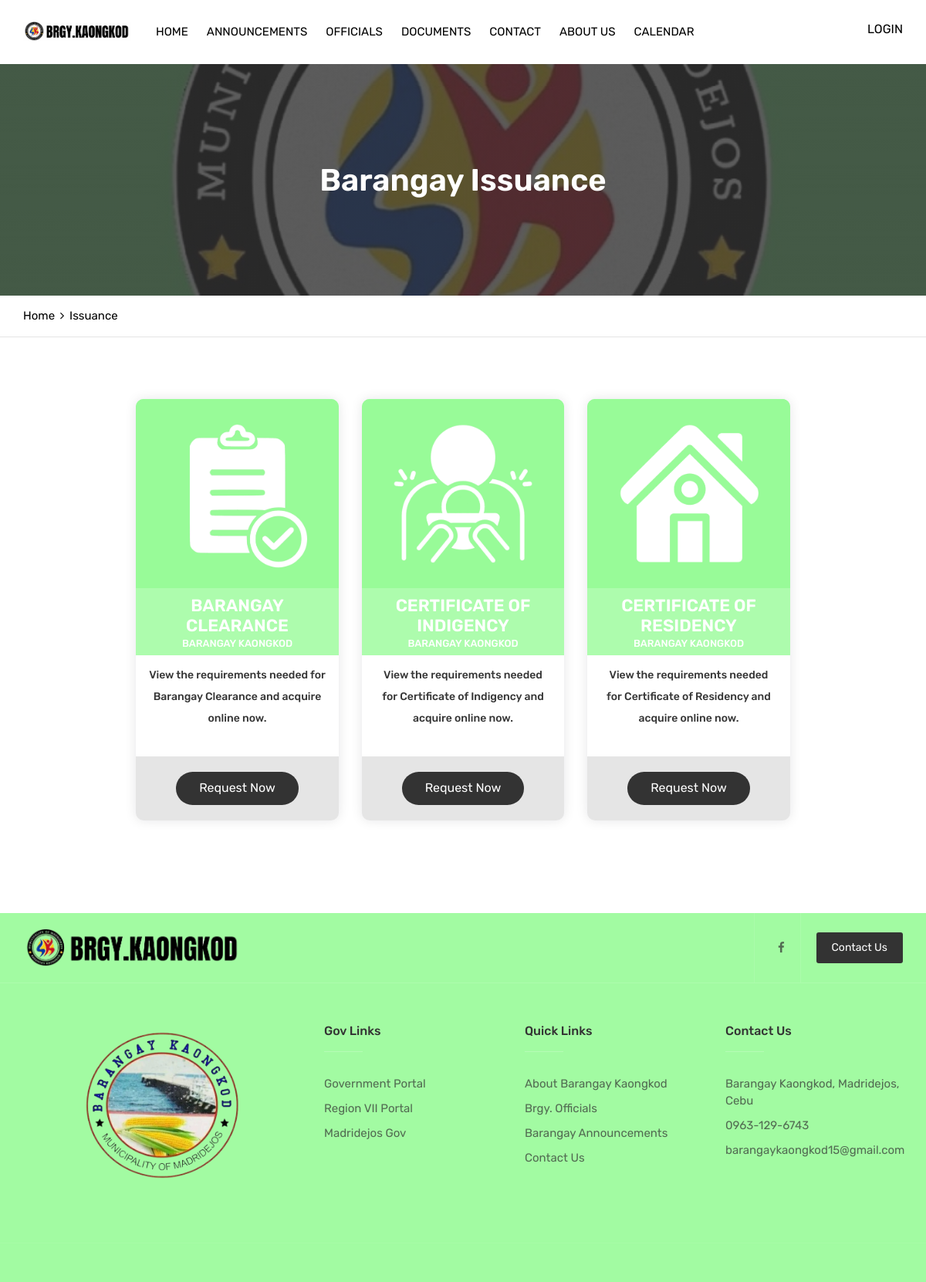
/services.php, run on the app's committed database.
### tables this page shows
CREATE TABLE `announcements` (
  `id` int(11) NOT NULL,
  `title` varchar(200) NOT NULL,
  `details` mediumtext NOT NULL,
  `image` varchar(300) NOT NULL,
  `image_unique` varchar(300) NOT NULL,
  `date` datetime NOT NULL,
  `expiration_date` date DEFAULT NULL,
  `category` int(11) NOT NULL,
  `status` int(11) NOT NULL
);

### content/head.php (called while the page is built, shortened)
<?php
	include 'global/model.php';
    $model = new Model();
?>

### global/model.php (called while the page is built, shortened)
<?php
	Class Model {
		private $server = "127.0.0.1:3306";
		private $username = "u510162695_kaongkod";
		private $password = "1Kaongkod";
		private $dbname = "u510162695_kaongkod";
		private $conn;
		public function __construct() {
			try {
				$this->conn = new mysqli($this->server, $this->username, $this->password, $this->dbname);
			} catch (Exception $e) {
				echo "Connection failed" . $e->getMessage();
			}
		}
		public function displayAnnouncements($category, $status) {
			$data = null;
			$query = "SELECT * FROM announcements WHERE category = ? AND status = ? ORDER BY id DESC";
			if ($stmt = $this->conn->prepare($query)) {
				$stmt->bind_param('ii', $category, $status);
				$stmt->execute();
				$result = $stmt->get_result();
				while ($row = $result->fetch_assoc()) {
					$data[] = $row;
				}
			}
			return $data;
		}
	}
?>

### services.php (the view, shortened to what this page needs)
<?php
	include 'content/head.php';
?>
<!DOCTYPE html>
<html lang="en">
<head>
	<link rel="stylesheet" type="text/css" href="assets/css/assets.css">
	<link rel="stylesheet" type="text/css" href="assets/vendors/calendar/fullcalendar.css">
	<link rel="stylesheet" type="text/css" href="assets/css/typography.css">
	<link rel="stylesheet" type="text/css" href="assets/css/shortcodes/shortcodes.css">
	<link rel="stylesheet" type="text/css" href="assets/css/style.css">
	<link rel="stylesheet" type="text/css" href="assets/css/dashboard.css">
</head>
<body id="bg">
<div class="page-wraper">
	<?php include 'content/navigation.php'; ?>
    <div class="page-content bg-white">
        <div class="page-banner ovbl-dark" style="background-image:url(assets/images/m.jpg);">
            <div class="container">
                <div class="page-banner-entry">
                    <h1 class="text-white">Barangay Issuance</h1>
				 </div>
            </div>
        </div>
		<div class="breadcrumb-row">
			<div class="container">
				<ul class="list-inline">
					<li><a href="index">Home</a></li>
					<li>Issuance</li>
				</ul>
			</div>
		</div>
		<div class="content-block">
           <div class="section-area section-sp2">
                <div class="container">
					 <div class="pricingtable-row">
						<div class="row justify-content-center">
							<?php
								$category = '3';
								$status = '1';
								$rows = $model->displayAnnouncements($category, $status);
								if (!empty($rows)) {
									foreach ($rows as $row) {
							?>
							<div class="col-sm-12 col-md-6 col-lg-3 m-b40">
								<div class="pricingtable-wrapper">
									<div class="pricingtable-inner">
										<div class="pricingtable-main">
											<div class="pricingtable-price">
												<img src="assets/images/announcement/<?php echo $row['image_unique']; ?>.png" style="width: 100%;" alt="">
											</div>
											<div class="pricingtable-title">
												<h2><?php echo $row['title']; ?></h2>
												<p>Barangay Kaongkod</p>
											</div>
										</div>
										<ul class="pricingtable-features">
											<li><?php echo $row['details']; ?></li>
										</ul>
										<div class="pricingtable-footer">
											<a href="residents.php" class="btn radius-xl">Request Now</a>
										</div>
									</div>
								</div>
							</div>
							<?php
									}
								}
							?>
						</div>
					</div>
				</div>
            </div>
			<?php include 'content/footer.php' ?>
</div>
</body>
</html>

### assets/css/typography.css (style rules this page uses)
body { background-color: #fff; font-family: Rubik; font-size: 16px; font-weight: 400; color:#505050; padding: 0; margin: 0; overflow-x: hidden; -webkit-font-smoothing: antialiased; font-smoothing: antialiased; -moz-osx-font-smoothing: grayscale; scroll-behavior: smooth; }
a { color: #6f6f6f; outline: 0 none; text-decoration: none; }
img { border-style: none; height: auto; max-width: 100%; vertical-align: middle; }
p, address, pre, hr, ul, ol, dl, dd, table { margin-bottom: 24px; }
p { line-height: 28px; margin-bottom: 24px; }
h1, h2, h3, h4, h5, h6 { color: #111111; font-family: rubik; margin-top:0; }
h1 { font-size: 36px; line-height: 45px; margin-bottom: 25px; font-weight: 700; }
h2 { font-size: 32px; line-height: 45px; margin-bottom: 25px; font-weight: 700; }
dl, ul, ol { list-style-position: outside; padding: 0; }
ul, ol { margin-bottom: 24px; }
ul li, ol li { padding: 0; }
.m-b40 { margin-bottom: 40px; }
.text-white { color: #fff; }
.bg-white { background-color: #FFF; }
.text-white { color: #FFF; }
.list-inline li { display: inline-block; }

### assets/css/style.css (style rules this page uses)
.page-banner { height: 300px; background-size: cover; background-position: center center; display: table; width: 100%; text-align:left; }
.page-banner .container { display: table; height: 100%; }
.page-banner-entry { display: table-cell; vertical-align: middle; text-align: center; }
.page-banner h1 { font-weight:600; font-size:40px; margin-bottom: 0; }
.breadcrumb-row ul li a { color:#000; }
.section-sp2 { padding-top:80px; padding-bottom:80px; }
.ovbl-middle:after, .ovbl-light:after, .ovbl-dark:after { background: #391800; background: -moz-linear-gradient(left, #391800 0%, #001739 38%, #321001 71%, #011e32 100%); background: -webkit-linear-gradient(left, #391800 0%,#001739 38%,#321001 71%,#011e32 100%); background: linear-gradient(to right, #391800 0%,#001739 38%,#321001 71%,#011e32 100%); filter: progid:DXImageTransform.Microsoft.gradient( startColorstr='#391800', endColorstr='#011e32',GradientType=1 ); }
.pricingtable-inner { text-align: center; border-radius: 10px; overflow: hidden; box-shadow: 0 0 15px 0 rgba(17,0,34,0.1); }
.pricingtable-features, .pricingtable-features li, .pricingtable-footer { border:0; }
.pricingtable-features li { color: #353535; font-size: 14px; font-weight: 500; }
.pricingtable-price { padding: 20px 20px; background-color: rgb(152 251 152 / 90%); border: 0px solid #E9E9E9; }
.pricingtable-main { background: #ff5e14; background: -moz-linear-gradient(45deg, #ff5e14 0%, #ff8e14 100%); background: -webkit-linear-gradient(45deg, #ff5e14 0%,#ff8e14 100%); background: linear-gradient(45deg, #ff5e14 0%,#ff8e14 100%); filter: progid:DXImageTransform.Microsoft.gradient( startColorstr='#ff5e14', endColorstr='#ff8e14',GradientType=1 ); }
.pricingtable-title { background-color: rgba(255,255,255,0.2); padding: 10px 10px 5px 10px; }
.pricingtable-title h2 { font-size: 22px; line-height: 26px; font-weight: 600; }
.pricingtable-title p { font-size: 13px; line-height: 20px; font-weight: 500; }
.pricingtable-footer { background-color: rgba(0,0,0,0.1); }
.pricingtable-footer .btn { font-size:16px; padding: 10px 30px; }

### assets/css/shortcodes/form.css (style rules this page uses)
.btn, .panel, .form-control, .img-thumbnail, .panel-head ing, .dropdown-menu, .panel-group .panel, .nav-tabs > li > a, .modal-content, .navbar-toggler, .nav-pills > li > a, .pager li > a, .pager li > span, .well, .alert, .list-group-item:first-child, .list-group-item:last-child, .input-group-addon, .btn-group-divides > .btn:not(:first-child):not(:last-child):not(.dropdown-toggle), .btn-group-divides > .btn:last-child:not(:first-child), .btn-group > .dropdown-toggle:not(:first-child), .ttr-booking-form .ttr-extra-services li .feature-box-lg, .ttr-booking-form .ttr-extra-services li.active .feature-box-lg:after, .widget_tag_cloud a, .searchform input[type="text"], .searchform input[type="submit"], ol.comment-list li.comment .comment-body { -webkit-border-radius: 0; -moz-border-radius: 0; border-radius: 0; }
a, .ttr-box, .btn, .form-control, .ov-box, .overlay-icon li a i, .feature-box-xl, .feature-box-lg, .feature-box-md, .feature-box-sm, .feature-box-xs, .navbar-toggler, .menu-logo, .menu-links .nav > li > a, .secondary-menu { -webkit-transition: all 0.2s linear; -moz-transition: all 0.2s linear; -ms-transition: all 0.2s linear; -o-transition: all 0.2s linear; transition: all 0.2s linear; }

### assets/css/shortcodes/layout.css (style rules this page uses)
#bg { background-attachment: fixed; background-size: cover; }

### assets/css/shortcodes/list.css (style rules this page uses)
ul[class*="list-"] { font-family: "rubik",sans-serif; font-size:15px; }

### data on the page
announcements: image_unique (picture), title "BARANGAY CLEARANCE", details "View the requirements needed for Barangay Clearance and acquire online now."
announcements: image_unique (picture), title "CERTIFICATE OF INDIGENCY", details "View the requirements needed for Certificate of Indigency and acquire online now."
announcements: image_unique (picture), title "CERTIFICATE OF RESIDENCY", details "View the requirements needed for Certificate of Residency and acquire online now."
